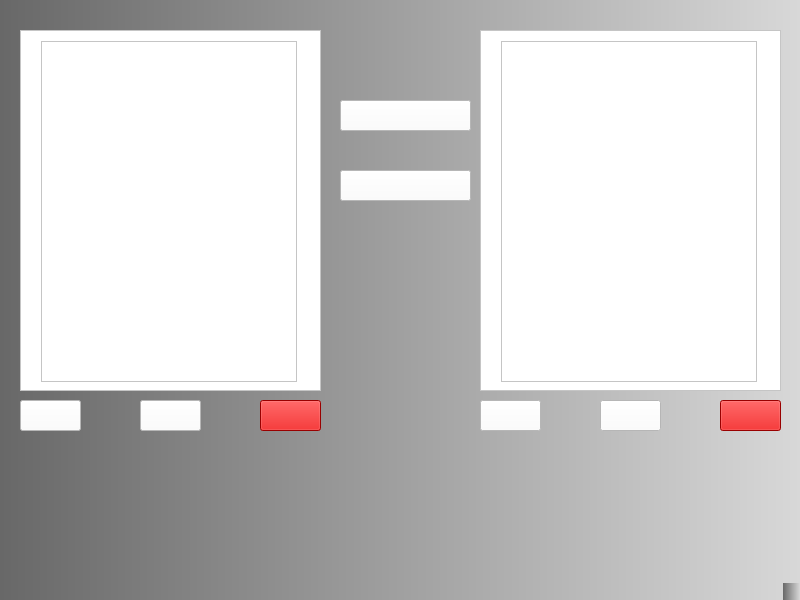
<?xml version="1.0" encoding="UTF-8"?>
<ui version="4.0">
 <class>MainWindow</class>
 <widget class="QMainWindow" name="MainWindow">
  <property name="geometry">
   <rect>
    <x>0</x>
    <y>0</y>
    <width>800</width>
    <height>600</height>
   </rect>
  </property>
  <property name="windowTitle">
   <string>Simulador</string>
  </property>
  <property name="styleSheet">
   <string notr="true">background-color: qlineargradient(spread:pad, x1:0, y1:0, x2:1, y2:0, stop:0 rgba(104, 104, 104, 255), stop:1 rgba(216, 216, 216, 255));</string>
  </property>
  <widget class="QWidget" name="centralwidget">
   <widget class="QScrollArea" name="scrollArea">
    <property name="geometry">
     <rect>
      <x>20</x>
      <y>30</y>
      <width>301</width>
      <height>361</height>
     </rect>
    </property>
    <property name="styleSheet">
     <string notr="true">background-color: rgb(255, 255, 255);
selection-color: rgb(123, 184, 184);
border-color: rgb(0, 0, 0);</string>
    </property>
    <property name="widgetResizable">
     <bool>true</bool>
    </property>
    <widget class="QWidget" name="AreaContent1">
     <property name="geometry">
      <rect>
       <x>0</x>
       <y>0</y>
       <width>299</width>
       <height>359</height>
      </rect>
     </property>
     <widget class="QListWidget" name="listWidget1">
      <property name="geometry">
       <rect>
        <x>20</x>
        <y>10</y>
        <width>256</width>
        <height>341</height>
       </rect>
      </property>
      <property name="editTriggers">
       <set>QAbstractItemView::DoubleClicked</set>
      </property>
     </widget>
    </widget>
   </widget>
   <widget class="QPushButton" name="addCarpet1">
    <property name="geometry">
     <rect>
      <x>20</x>
      <y>400</y>
      <width>61</width>
      <height>31</height>
     </rect>
    </property>
    <property name="styleSheet">
     <string notr="true">background-color: rgb(255, 255, 255);</string>
    </property>
    <property name="text">
     <string/>
    </property>
    <property name="icon">
     <iconset>
      <normaloff>Source/Icons/aíndice.png</normaloff>Source/Icons/aíndice.png</iconset>
    </property>
    <property name="iconSize">
     <size>
      <width>26</width>
      <height>26</height>
     </size>
    </property>
   </widget>
   <widget class="QPushButton" name="addFile1">
    <property name="geometry">
     <rect>
      <x>140</x>
      <y>400</y>
      <width>61</width>
      <height>31</height>
     </rect>
    </property>
    <property name="styleSheet">
     <string notr="true">background-color: rgb(255, 255, 255);</string>
    </property>
    <property name="text">
     <string/>
    </property>
    <property name="icon">
     <iconset>
      <normaloff>Source/Icons/}.png</normaloff>Source/Icons/}.png</iconset>
    </property>
    <property name="iconSize">
     <size>
      <width>26</width>
      <height>26</height>
     </size>
    </property>
   </widget>
   <widget class="QPushButton" name="delete1">
    <property name="geometry">
     <rect>
      <x>260</x>
      <y>400</y>
      <width>61</width>
      <height>31</height>
     </rect>
    </property>
    <property name="styleSheet">
     <string notr="true">border-color: rgb(255, 255, 255);
gridline-color: rgb(255, 255, 255);
border-color: rgb(255, 255, 255);
background-color: rgb(214, 0, 0);
color: qlineargradient(spread:pad, x1:0, y1:0, x2:1, y2:0, stop:0 rgba(255, 255, 255, 255), stop:1 rgba(255, 255, 255, 255));</string>
    </property>
    <property name="text">
     <string/>
    </property>
    <property name="icon">
     <iconset>
      <normaloff>Source/Icons/asdasd.png</normaloff>Source/Icons/asdasd.png</iconset>
    </property>
    <property name="iconSize">
     <size>
      <width>26</width>
      <height>26</height>
     </size>
    </property>
   </widget>
   <widget class="QPushButton" name="copyToSecondTree">
    <property name="geometry">
     <rect>
      <x>340</x>
      <y>100</y>
      <width>131</width>
      <height>31</height>
     </rect>
    </property>
    <property name="styleSheet">
     <string notr="true">background-color: rgb(255, 255, 255);</string>
    </property>
    <property name="text">
     <string/>
    </property>
    <property name="icon">
     <iconset>
      <normaloff>Source/Icons/120827.png</normaloff>Source/Icons/120827.png</iconset>
    </property>
    <property name="iconSize">
     <size>
      <width>45</width>
      <height>78</height>
     </size>
    </property>
   </widget>
   <widget class="QPushButton" name="copyToFirstTree">
    <property name="geometry">
     <rect>
      <x>340</x>
      <y>170</y>
      <width>131</width>
      <height>31</height>
     </rect>
    </property>
    <property name="styleSheet">
     <string notr="true">background-color: rgb(255, 255, 255);</string>
    </property>
    <property name="text">
     <string/>
    </property>
    <property name="icon">
     <iconset>
      <normaloff>Source/Icons/61752.svg</normaloff>Source/Icons/61752.svg</iconset>
    </property>
    <property name="iconSize">
     <size>
      <width>40</width>
      <height>70</height>
     </size>
    </property>
   </widget>
   <widget class="QScrollArea" name="scrollArea_2">
    <property name="geometry">
     <rect>
      <x>480</x>
      <y>30</y>
      <width>301</width>
      <height>361</height>
     </rect>
    </property>
    <property name="styleSheet">
     <string notr="true">background-color: rgb(255, 255, 255);
selection-color: rgb(123, 184, 184);
border-color: rgb(0, 0, 0);</string>
    </property>
    <property name="widgetResizable">
     <bool>true</bool>
    </property>
    <widget class="QWidget" name="AreaContent2">
     <property name="geometry">
      <rect>
       <x>0</x>
       <y>0</y>
       <width>299</width>
       <height>359</height>
      </rect>
     </property>
     <widget class="QListWidget" name="listWidget2">
      <property name="geometry">
       <rect>
        <x>20</x>
        <y>10</y>
        <width>256</width>
        <height>341</height>
       </rect>
      </property>
      <property name="editTriggers">
       <set>QAbstractItemView::DoubleClicked</set>
      </property>
     </widget>
    </widget>
   </widget>
   <widget class="QPushButton" name="addCarpet2">
    <property name="geometry">
     <rect>
      <x>480</x>
      <y>400</y>
      <width>61</width>
      <height>31</height>
     </rect>
    </property>
    <property name="whatsThis">
     <string>&lt;html&gt;&lt;head/&gt;&lt;body&gt;&lt;p&gt;Agregar Carpeta&lt;/p&gt;&lt;p&gt;&lt;br/&gt;&lt;/p&gt;&lt;/body&gt;&lt;/html&gt;</string>
    </property>
    <property name="styleSheet">
     <string notr="true">background-color: rgb(255, 255, 255);
</string>
    </property>
    <property name="text">
     <string/>
    </property>
    <property name="icon">
     <iconset>
      <normaloff>Source/Icons/aíndice.png</normaloff>Source/Icons/aíndice.png</iconset>
    </property>
    <property name="iconSize">
     <size>
      <width>26</width>
      <height>26</height>
     </size>
    </property>
   </widget>
   <widget class="QPushButton" name="addFile2">
    <property name="geometry">
     <rect>
      <x>600</x>
      <y>400</y>
      <width>61</width>
      <height>31</height>
     </rect>
    </property>
    <property name="styleSheet">
     <string notr="true">background-color: rgb(255, 255, 255);</string>
    </property>
    <property name="text">
     <string/>
    </property>
    <property name="icon">
     <iconset>
      <normaloff>Source/Icons/}.png</normaloff>Source/Icons/}.png</iconset>
    </property>
    <property name="iconSize">
     <size>
      <width>26</width>
      <height>26</height>
     </size>
    </property>
   </widget>
   <widget class="QPushButton" name="delete2">
    <property name="geometry">
     <rect>
      <x>720</x>
      <y>400</y>
      <width>61</width>
      <height>31</height>
     </rect>
    </property>
    <property name="styleSheet">
     <string notr="true">border-color: rgb(255, 255, 255);
gridline-color: rgb(255, 255, 255);
border-color: rgb(255, 255, 255);
background-color: rgb(214, 0, 0);
color: qlineargradient(spread:pad, x1:0, y1:0, x2:1, y2:0, stop:0 rgba(255, 255, 255, 255), stop:1 rgba(255, 255, 255, 255));</string>
    </property>
    <property name="text">
     <string/>
    </property>
    <property name="icon">
     <iconset>
      <normaloff>Source/Icons/asdasd.png</normaloff>Source/Icons/asdasd.png</iconset>
    </property>
    <property name="iconSize">
     <size>
      <width>26</width>
      <height>26</height>
     </size>
    </property>
   </widget>
  </widget>
  <widget class="QMenuBar" name="menubar">
   <property name="geometry">
    <rect>
     <x>0</x>
     <y>0</y>
     <width>800</width>
     <height>25</height>
    </rect>
   </property>
  </widget>
  <widget class="QStatusBar" name="statusbar"/>
 </widget>
 <resources/>
 <connections/>
</ui>
